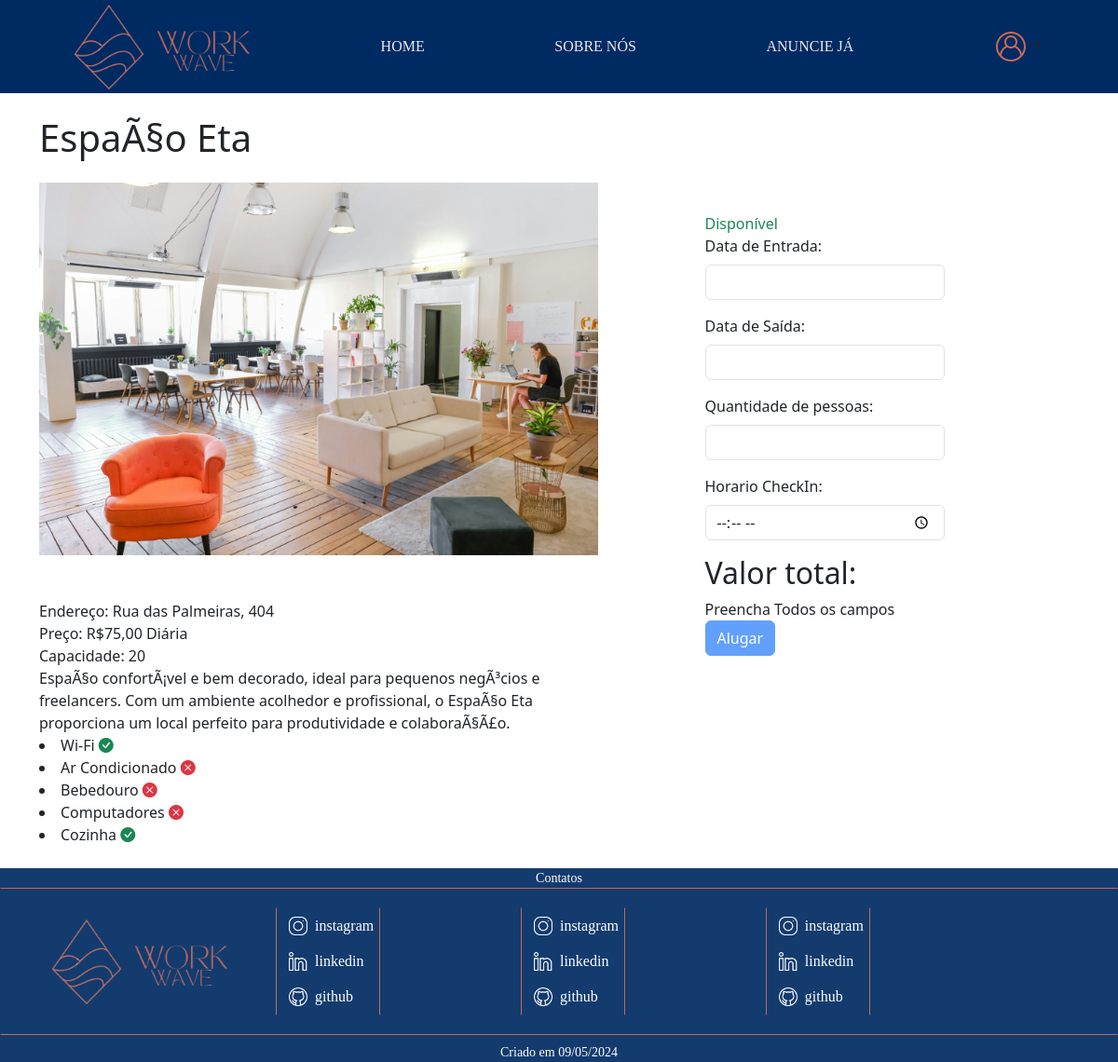
The page /AnuncioDetalhes.php?id=42 on the database as committed earlier.
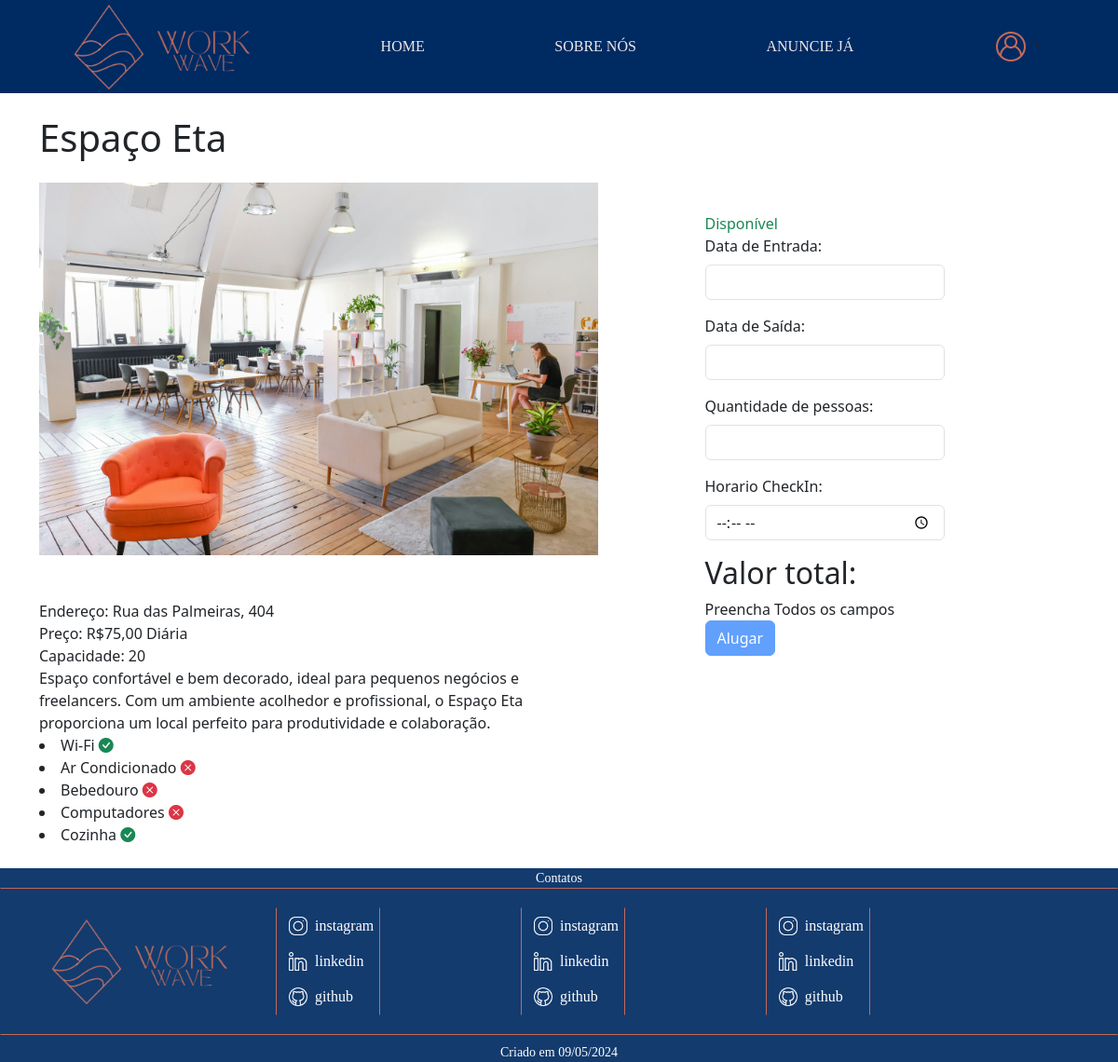
The same page on the database as committed later.
### tables this page shows
CREATE TABLE `espacodados` (
  `EspId` int(11) NOT NULL,
  `EspNome` varchar(255) NOT NULL,
  `EspEndereco` varchar(255) NOT NULL,
  `EspDescricao` mediumtext NOT NULL,
  `EspCapacidade` int(11) NOT NULL,
  `EspDisponibilidade` tinyint(1) DEFAULT 1,
  `EspDataCadastro` date NOT NULL,
  `ProId` int(11) NOT NULL,
  `EspImg` varchar(255) DEFAULT NULL,
  `EspPreco` decimal(10,2) DEFAULT NULL,
  `SerId` int(11) DEFAULT NULL,
  `EspCongelado` tinyint(1) DEFAULT 0
);

### AnuncioDetalhes.php (the view, shortened to what the changed rows need)
<?php
require('validadores/conectaBanco.php');
$query = "SELECT * FROM EspacoDados WHERE EspId = :id_anuncio";
$stmt = $conexao->prepare($query);
$stmt->bindParam(':id_anuncio', $_SESSION['id_anuncio'], PDO::PARAM_INT);
$stmt->execute();
if ($stmt->rowCount() > 0) {
    $espaco = $stmt->fetch(PDO::FETCH_ASSOC);
    $nome = $espaco['EspNome'];
    $capacidade = $espaco['EspCapacidade'];
    $preco = $espaco['EspPreco'];
    $endereco = $espaco['EspEndereco'];
    $caminho_imagem = $espaco['EspImg'];
    $descricao = $espaco['EspDescricao'];
    $query = "SELECT EspacoDados.*, servAmenidades.* FROM EspacoDados
        LEFT JOIN servAmenidades ON EspacoDados.SerId = servAmenidades.SerId
        WHERE EspacoDados.EspId = :id_anuncio";
    $stmt_servicos = $conexao->prepare($query);
    $stmt_servicos->bindParam(':id_anuncio', $_SESSION['id_anuncio'], PDO::PARAM_INT);
    $stmt_servicos->execute();
    if ($stmt_servicos->rowCount() > 0) {
        $servicosEAmenidades = array();
        while ($row = $stmt_servicos->fetch(PDO::FETCH_ASSOC)) {
            $servicosEAmenidades[] = $row;
        }
    } else {
        echo "Nenhum serviço ou amenidade encontrado para este espaço.";
    }
} else {
    echo "Espaço não encontrado.";
}
?>
<!DOCTYPE html>
<html lang="en">
<head>
    <link href="https://cdn.jsdelivr.net/npm/bootstrap@5.3.3/dist/css/bootstrap.min.css" rel="stylesheet">
    <link href="https://cdnjs.cloudflare.com/ajax/libs/font-awesome/5.15.4/css/all.min.css" rel="stylesheet">
    <link href="https://cdn.jsdelivr.net/npm/bootstrap-icons/font/bootstrap-icons.css" rel="stylesheet">
    <link rel="stylesheet" href="css/Style.css">
    <link rel="stylesheet" href="css/AnuncioDetalhes.css">
    <link rel="stylesheet" href="//code.jquery.com/ui/1.12.1/themes/base/jquery-ui.css">
</head>
<body>
    <div class="container py-4">
        <div class="row">
            <div class="col-md-6">
                <div class="anuncio">
                    <h1 class="mb-4"><?php echo $nome; ?></h1>
                    <div class="detalhesAnuncio">
                        <img src="img/<?php echo $caminho_imagem; ?>" alt="Imagem do Espaço" height="400px">
                        <div class="detalhes">
                            <p class=" mt-5">Endereço: <?php echo $endereco; ?></p>
                            <p>Preço: R$<?php echo number_format($preco, 2, ',', '.'); ?> Diária</p>
                            <p>Capacidade: <?php echo $capacidade; ?></p>
                            <p><?php echo $descricao; ?></p>
                            <?php
                            $nomesServicos = array(
                                'SerWifi' => 'Wi-Fi',
                                'SerArcondicionado' => 'Ar Condicionado',
                                'SerBebedouro' => 'Bebedouro',
                                'SerComputadores' => 'Computadores',
                                'SerCozinha' => 'Cozinha'
                            );
                            ?>
                            <?php foreach ($servicosEAmenidades as $item) : ?>
                                <?php foreach ($nomesServicos as $coluna => $nomeServico) : ?>
                                    <li>
                                        <?php echo $nomeServico; ?>
                                        <?php if ($item[$coluna] == 1) : ?>
                                            <i class="bi bi-check-circle-fill text-success"></i>
                                        <?php else : ?>
                                            <i class="bi bi-x-circle-fill text-danger"></i>
                                        <?php endif; ?>
                                    </li>
                                <?php endforeach; ?>
                            <?php endforeach; ?>
                        </div>
                    </div>
                </div>
            </div>
            <div class="col-md-6 mt-4">
                <div class="formularioAluguel d-flex mt-5 justify-content-center p-4">
                    <form class="formCalculo" action="validadores/ValidaAluguel.php" method="post">
                        <h2>Valor total:</h2>
                    </form>
                </div>
            </div>
        </div>
    </div>
</body>
</html>

Rows that differ between the two databases and show on the page:
changed espacodados "Rua das Palmeiras, 404": EspNome "EspaÃ§o Eta" → "Espaço Eta"; EspDescricao "EspaÃ§o confortÃ¡vel e bem decorado, ideal para pequenos negÃ³cios e freelancers. Com um ambiente acolhedor e profissional, o EspaÃ§o Eta proporciona um local perfeito para produtividade e colaboraÃ§Ã£o." → "Espaço confortável e bem decorado, ideal para pequenos negócios e freelancers. Com um ambiente acolhedor e profissional, o Espaço Eta proporciona um local perfeito para produtividade e colaboração."
